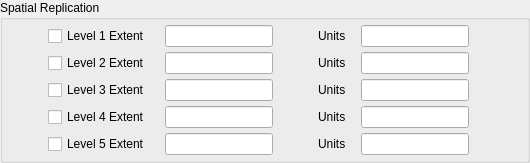
                <widget class="QGroupBox" name="groupBox_2">
                 <property name="title">
                  <string>Spatial Replication</string>
                 </property>
                 <layout class="QHBoxLayout" name="horizontalLayout_22">
                  <property name="margin">
                   <number>5</number>
                  </property>
                  <item>
                   <layout class="QHBoxLayout" name="horizontalLayout_21">
                    <item>
                     <spacer name="horizontalSpacer_7">
                      <property name="orientation">
                       <enum>Qt::Horizontal</enum>
                      </property>
                      <property name="sizeHint" stdset="0">
                       <size>
                        <width>40</width>
                        <height>20</height>
                       </size>
                      </property>
                     </spacer>
                    </item>
                    <item>
                     <layout class="QVBoxLayout" name="verticalLayout_4">
                      <property name="spacing">
                       <number>5</number>
                      </property>
                      <item>
                       <layout class="QHBoxLayout" name="horizontalLayout_20">
                        <item>
                         <layout class="QHBoxLayout" name="horizontalLayout_6">
                          <property name="spacing">
                           <number>15</number>
                          </property>
                          <item>
                           <widget class="QCheckBox" name="ckSpatialextent1">
                            <property name="text">
                             <string>Level 1 Extent</string>
                            </property>
                           </widget>
                          </item>
                          <item>
                           <widget class="QLineEdit" name="lnedSpatialextent1"/>
                          </item>
                         </layout>
                        </item>
                        <item>
                         <spacer name="horizontalSpacer">
                          <property name="orientation">
                           <enum>Qt::Horizontal</enum>
                          </property>
                          <property name="sizeType">
                           <enum>QSizePolicy::Preferred</enum>
                          </property>
                          <property name="sizeHint" stdset="0">
                           <size>
                            <width>40</width>
                            <height>20</height>
                           </size>
                          </property>
                         </spacer>
                        </item>
                        <item>
                         <layout class="QHBoxLayout" name="horizontalLayout_11">
                          <property name="spacing">
                           <number>15</number>
                          </property>
                          <item>
                           <widget class="QLabel" name="label_10">
                            <property name="text">
                             <string>Units</string>
                            </property>
                           </widget>
                          </item>
                          <item>
                           <widget class="QLineEdit" name="lnedSpatialextentunits1"/>
                          </item>
                         </layout>
                        </item>
                       </layout>
                      </item>
                      <item>
                       <layout class="QHBoxLayout" name="horizontalLayout_19">
                        <item>
                         <layout class="QHBoxLayout" name="horizontalLayout_7">
                          <property name="spacing">
                           <number>15</number>
                          </property>
                          <item>
                           <widget class="QCheckBox" name="ckSpatialextent2">
                            <property name="text">
                             <string>Level 2 Extent</string>
                            </property>
                           </widget>
                          </item>
                          <item>
                           <widget class="QLineEdit" name="lnedSpatialextent2"/>
                          </item>
                         </layout>
                        </item>
                        <item>
                         <spacer name="horizontalSpacer_2">
                          <property name="orientation">
                           <enum>Qt::Horizontal</enum>
                          </property>
                          <property name="sizeType">
                           <enum>QSizePolicy::Preferred</enum>
                          </property>
                          <property name="sizeHint" stdset="0">
                           <size>
                            <width>40</width>
                            <height>20</height>
                           </size>
                          </property>
                         </spacer>
                        </item>
                        <item>
                         <layout class="QHBoxLayout" name="horizontalLayout_12">
                          <property name="spacing">
                           <number>15</number>
                          </property>
                          <item>
                           <widget class="QLabel" name="label_11">
                            <property name="text">
                             <string>Units</string>
                            </property>
                           </widget>
                          </item>
                          <item>
                           <widget class="QLineEdit" name="lnedSpatialextentunits2"/>
                          </item>
                         </layout>
                        </item>
                       </layout>
                      </item>
                      <item>
                       <layout class="QHBoxLayout" name="horizontalLayout_18">
                        <item>
                         <layout class="QHBoxLayout" name="horizontalLayout_8">
                          <property name="spacing">
                           <number>15</number>
                          </property>
                          <item>
                           <widget class="QCheckBox" name="ckSpatialextent3">
                            <property name="text">
                             <string>Level 3 Extent</string>
                            </property>
                           </widget>
                          </item>
                          <item>
                           <widget class="QLineEdit" name="lnedSpatialextent3"/>
                          </item>
                         </layout>
                        </item>
                        <item>
                         <spacer name="horizontalSpacer_3">
                          <property name="orientation">
                           <enum>Qt::Horizontal</enum>
                          </property>
                          <property name="sizeType">
                           <enum>QSizePolicy::Preferred</enum>
                          </property>
                          <property name="sizeHint" stdset="0">
                           <size>
                            <width>40</width>
                            <height>20</height>
                           </size>
                          </property>
                         </spacer>
                        </item>
                        <item>
                         <layout class="QHBoxLayout" name="horizontalLayout_13">
                          <property name="spacing">
                           <number>15</number>
                          </property>
                          <item>
                           <widget class="QLabel" name="label_12">
                            <property name="text">
                             <string>Units</string>
                            </property>
                           </widget>
                          </item>
                          <item>
                           <widget class="QLineEdit" name="lnedSpatialextentunits3"/>
                          </item>
                         </layout>
                        </item>
                       </layout>
                      </item>
                      <item>
                       <layout class="QHBoxLayout" name="horizontalLayout_17">
                        <item>
                         <layout class="QHBoxLayout" name="horizontalLayout_9">
                          <property name="spacing">
                           <number>15</number>
                          </property>
                          <item>
                           <widget class="QCheckBox" name="ckSpatialextent4">
                            <property name="text">
                             <string>Level 4 Extent</string>
                            </property>
                           </widget>
                          </item>
                          <item>
                           <widget class="QLineEdit" name="lnedSpatialextent4"/>
                          </item>
                         </layout>
                        </item>
                        <item>
                         <spacer name="horizontalSpacer_4">
                          <property name="orientation">
                           <enum>Qt::Horizontal</enum>
                          </property>
                          <property name="sizeType">
                           <enum>QSizePolicy::Preferred</enum>
                          </property>
                          <property name="sizeHint" stdset="0">
                           <size>
                            <width>40</width>
                            <height>20</height>
                           </size>
                          </property>
                         </spacer>
                        </item>
                        <item>
                         <layout class="QHBoxLayout" name="horizontalLayout_14">
                          <property name="spacing">
                           <number>15</number>
                          </property>
                          <item>
                           <widget class="QLabel" name="label_13">
                            <property name="text">
                             <string>Units</string>
                            </property>
                           </widget>
                          </item>
                          <item>
                           <widget class="QLineEdit" name="lnedSpatialextentunits4"/>
                          </item>
                         </layout>
                        </item>
                       </layout>
                      </item>
                      <item>
                       <layout class="QHBoxLayout" name="horizontalLayout_16">
                        <item>
                         <layout class="QHBoxLayout" name="horizontalLayout_10">
                          <property name="spacing">
                           <number>15</number>
                          </property>
                          <item>
                           <widget class="QCheckBox" name="ckSpatialextent5">
                            <property name="text">
                             <string>Level 5 Extent</string>
                            </property>
                           </widget>
                          </item>
                          <item>
                           <widget class="QLineEdit" name="lnedSpatialextent5"/>
                          </item>
                         </layout>
                        </item>
                        <item>
                         <spacer name="horizontalSpacer_5">
                          <property name="orientation">
                           <enum>Qt::Horizontal</enum>
                          </property>
                          <property name="sizeType">
                           <enum>QSizePolicy::Expanding</enum>
                          </property>
                          <property name="sizeHint" stdset="0">
                           <size>
                            <width>40</width>
                            <height>20</height>
                           </size>
                          </property>
                         </spacer>
                        </item>
                        <item>
                         <layout class="QHBoxLayout" name="horizontalLayout_15">
                          <property name="spacing">
                           <number>15</number>
                          </property>
                          <item>
                           <widget class="QLabel" name="label_14">
                            <property name="text">
                             <string>Units</string>
                            </property>
                           </widget>
                          </item>
                          <item>
                           <widget class="QLineEdit" name="lnedSpatialextentunits5"/>
                          </item>
                         </layout>
                        </item>
                       </layout>
                      </item>
                     </layout>
                    </item>
                    <item>
                     <spacer name="horizontalSpacer_8">
                      <property name="orientation">
                       <enum>Qt::Horizontal</enum>
                      </property>
                      <property name="sizeHint" stdset="0">
                       <size>
                        <width>40</width>
                        <height>20</height>
                       </size>
                      </property>
                     </spacer>
                    </item>
                   </layout>
                  </item>
                  <item>
                   <spacer name="horizontalSpacer_22">
                    <property name="orientation">
                     <enum>Qt::Horizontal</enum>
                    </property>
                    <property name="sizeType">
                     <enum>QSizePolicy::Fixed</enum>
                    </property>
                    <property name="sizeHint" stdset="0">
                     <size>
                      <width>13</width>
                      <height>17</height>
                     </size>
                    </property>
                   </spacer>
                  </item>
                 </layout>
                </widget>
